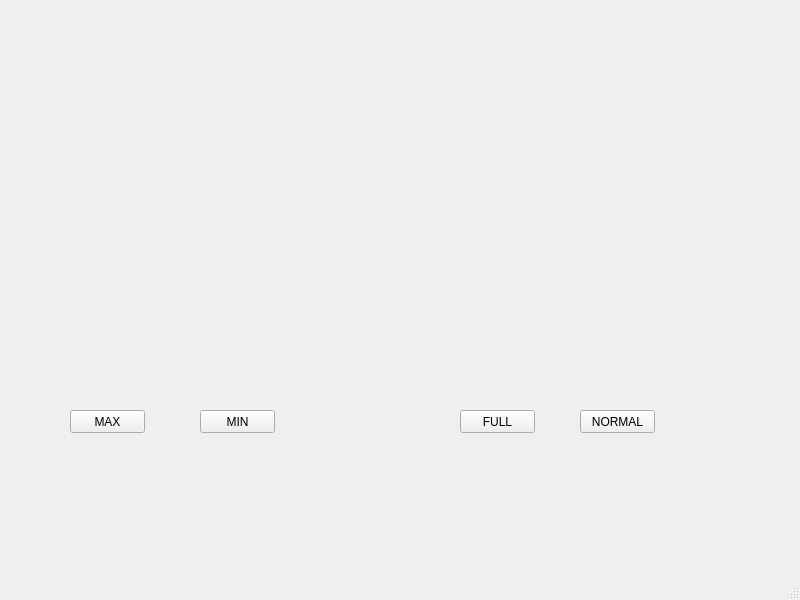
<?xml version="1.0" encoding="UTF-8"?>
<ui version="4.0">
 <class>MainWindow</class>
 <widget class="QMainWindow" name="MainWindow">
  <property name="geometry">
   <rect>
    <x>0</x>
    <y>0</y>
    <width>800</width>
    <height>600</height>
   </rect>
  </property>
  <property name="windowTitle">
   <string>MainWindow</string>
  </property>
  <widget class="QWidget" name="centralwidget">
   <widget class="QPushButton" name="pushButton">
    <property name="geometry">
     <rect>
      <x>70</x>
      <y>410</y>
      <width>75</width>
      <height>23</height>
     </rect>
    </property>
    <property name="text">
     <string>MAX</string>
    </property>
   </widget>
   <widget class="QPushButton" name="pushButton_2">
    <property name="geometry">
     <rect>
      <x>200</x>
      <y>410</y>
      <width>75</width>
      <height>23</height>
     </rect>
    </property>
    <property name="text">
     <string>MIN</string>
    </property>
   </widget>
   <widget class="QPushButton" name="pushButton_3">
    <property name="geometry">
     <rect>
      <x>460</x>
      <y>410</y>
      <width>75</width>
      <height>23</height>
     </rect>
    </property>
    <property name="text">
     <string>FULL</string>
    </property>
   </widget>
   <widget class="QPushButton" name="pushButton_4">
    <property name="geometry">
     <rect>
      <x>580</x>
      <y>410</y>
      <width>75</width>
      <height>23</height>
     </rect>
    </property>
    <property name="text">
     <string>NORMAL</string>
    </property>
   </widget>
  </widget>
  <widget class="QMenuBar" name="menubar">
   <property name="geometry">
    <rect>
     <x>0</x>
     <y>0</y>
     <width>800</width>
     <height>21</height>
    </rect>
   </property>
  </widget>
  <widget class="QStatusBar" name="statusbar"/>
 </widget>
 <resources/>
 <connections/>
</ui>
